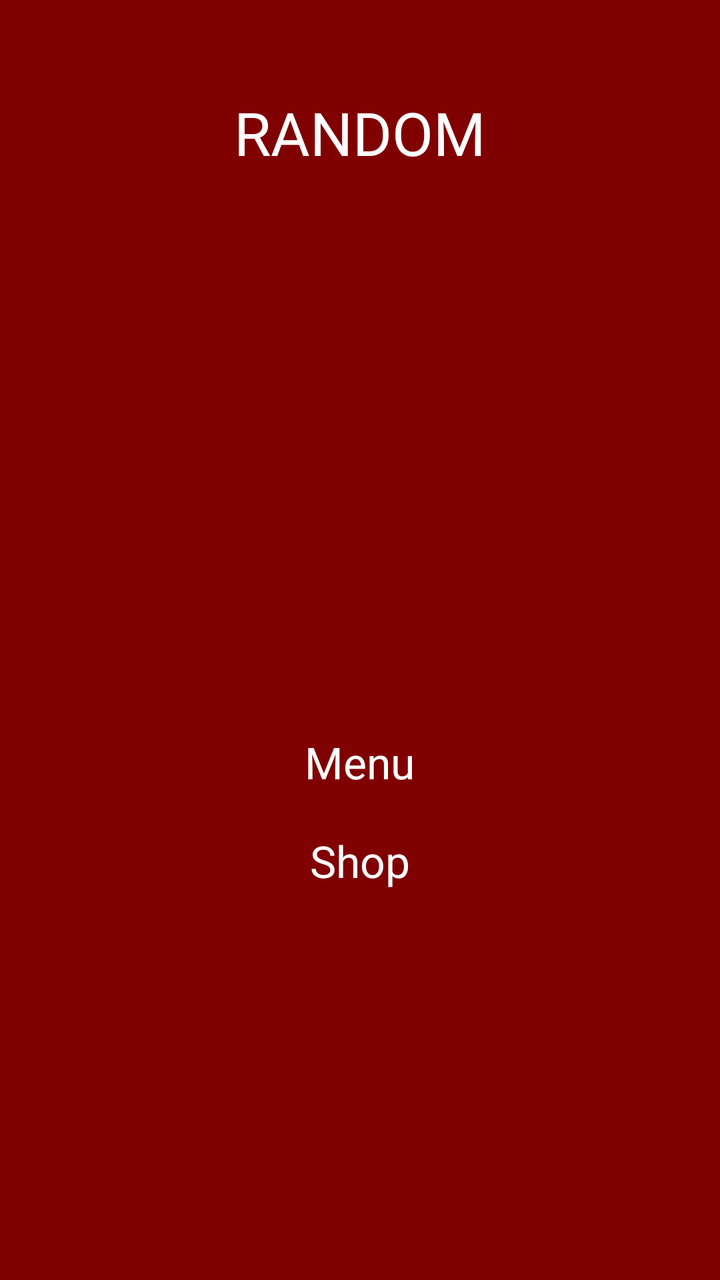
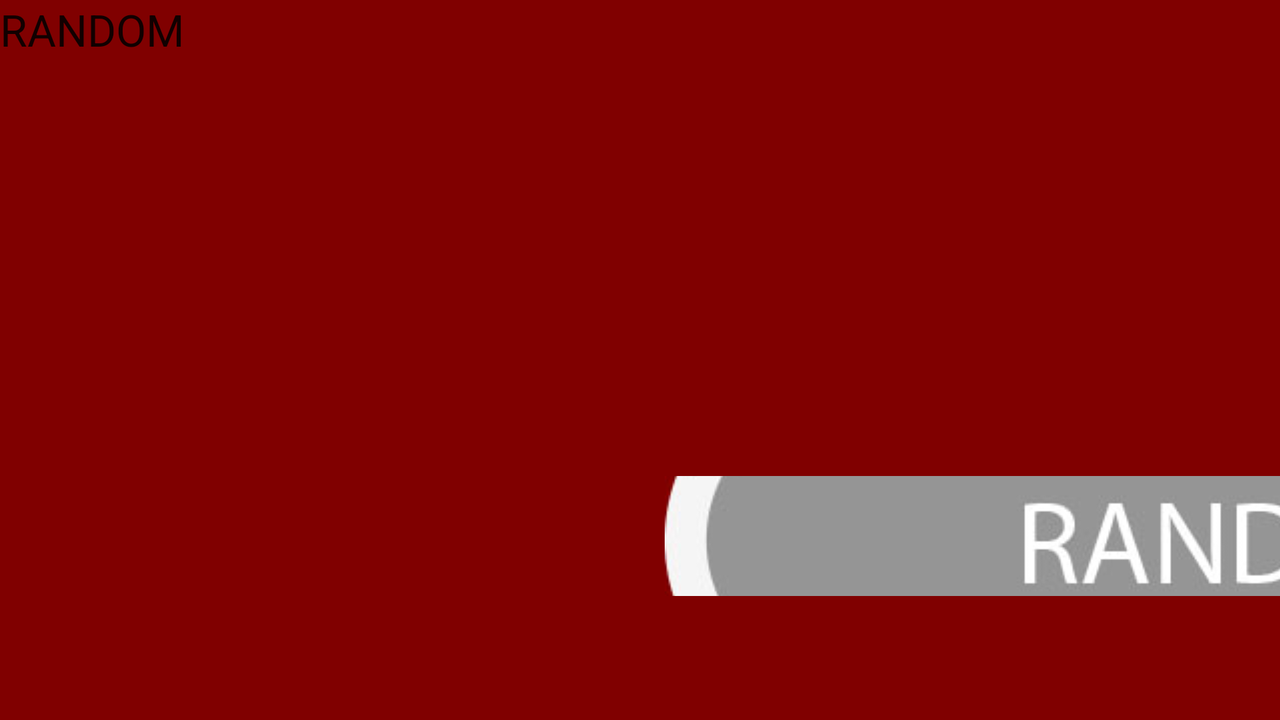

The same Android screen from two of the app's own layout files: first res/layout/ as a phone draws it, then the author's variant for another configuration, drawn on a device whose configuration selects that folder. Both files follow.
<!-- AndroidManifest.xml: application theme Theme.AppCompat.Light.NoActionBar -->
<!-- res/layout/content_random.xml -->
<?xml version="1.0" encoding="utf-8"?>
<LinearLayout xmlns:android="http://schemas.android.com/apk/res/android"
    xmlns:tools="http://schemas.android.com/tools"
    xmlns:app="http://schemas.android.com/apk/res-auto" android:layout_width="match_parent"
    android:layout_height="match_parent" android:paddingLeft="@dimen/activity_horizontal_margin"
    android:paddingRight="@dimen/activity_horizontal_margin"
    android:paddingTop="@dimen/activity_vertical_margin"
    android:paddingBottom="@dimen/activity_vertical_margin"
    app:layout_behavior="@string/appbar_scrolling_view_behavior"
    tools:showIn="@layout/activity_random"
    tools:context="com.example.phanthilasaengthong.icanteen.Random"
    android:orientation="vertical"
    android:background="#800000"
    android:weightSum="1">

    <TextView
        android:layout_width="wrap_content"
        android:layout_height="wrap_content"
        android:textAppearance="?android:attr/textAppearanceLarge"
        android:text="@string/RANDOM"
        android:id="@+id/random_title"
        android:textColor="#ffffff"
        android:textSize="30dp"
        android:layout_gravity="center"
        android:layout_marginTop="46dp"
        android:layout_alignParentTop="true"
        android:layout_centerHorizontal="true" />

    <ImageView
        android:layout_width="200dp"
        android:layout_height="200dp"
        android:id="@+id/image_random"
        android:layout_gravity="center_horizontal"
        android:layout_marginTop="30dp"
        android:layout_marginBottom="30dp"
        android:visibility="visible" />

    <TextView
        android:layout_width="wrap_content"
        android:layout_height="wrap_content"
        android:textAppearance="?android:attr/textAppearanceLarge"
        android:text="Menu"
        android:id="@+id/menu_random"
        android:layout_gravity="center_horizontal"
        android:layout_marginTop="20dp"
        android:textColor="#ffffff" />

    <TextView
        android:layout_width="wrap_content"
        android:layout_height="wrap_content"
        android:textAppearance="?android:attr/textAppearanceLarge"
        android:text="Shop"
        android:id="@+id/random_shop"
        android:layout_gravity="center_horizontal"
        android:layout_marginTop="20dp"
        android:textColor="#ffffff" />


</LinearLayout>
<!-- res/layout/activity_random.xml (included above) -->
<?xml version="1.0" encoding="utf-8"?>
<android.support.design.widget.CoordinatorLayout
    xmlns:android="http://schemas.android.com/apk/res/android"
    xmlns:app="http://schemas.android.com/apk/res-auto"
    xmlns:tools="http://schemas.android.com/tools" android:layout_width="match_parent"
    android:layout_height="match_parent" android:fitsSystemWindows="true"
    tools:context="com.example.phanthilasaengthong.icanteen.Random">

    <android.support.design.widget.AppBarLayout android:layout_height="wrap_content"
        android:layout_width="match_parent" android:theme="@style/AppTheme.AppBarOverlay">

    </android.support.design.widget.AppBarLayout>

    <include layout="@layout/content_random" />

</android.support.design.widget.CoordinatorLayout>
<!-- resources referenced by this layout -->
<resources>
  <string name="RANDOM">RANDOM</string>
  <style name="AppTheme.AppBarOverlay" parent="ThemeOverlay.AppCompat.Dark.ActionBar" />
</resources>
<!-- res/layout-land/content_random.xml (the author's variant of the layout above) -->
<!-- drawn on the phone turned sideways -->
<?xml version="1.0" encoding="utf-8"?>
<LinearLayout xmlns:android="http://schemas.android.com/apk/res/android"
    android:orientation="vertical" android:layout_width="match_parent"
    android:layout_height="match_parent"
    android:background="#800000"
    android:weightSum="1">

    <GridLayout
        android:layout_width="match_parent"
        android:layout_height="match_parent">

        <TextView
            android:layout_width="wrap_content"
            android:layout_height="wrap_content"
            android:textAppearance="?android:attr/textAppearanceLarge"
            android:text="RANDOM"
            android:id="@+id/random_title"
            android:layout_row="0"
            android:layout_column="10" />

        <TextView
            android:layout_width="wrap_content"
            android:layout_height="wrap_content"
            android:textAppearance="?android:attr/textAppearanceLarge"
            android:text="Menu"
            android:id="@+id/menu_random"
            android:layout_row="1"
            android:layout_column="13" />

        <TextView
            android:layout_width="wrap_content"
            android:layout_height="wrap_content"
            android:textAppearance="?android:attr/textAppearanceLarge"
            android:text="Shop"
            android:id="@+id/random_shop"
            android:layout_row="2"
            android:layout_column="13" />

        <ImageView
            android:layout_width="240dp"
            android:layout_height="240dp"
            android:id="@+id/image_random"
            android:layout_row="3"
            android:layout_column="11"
            android:visibility="visible"/>

        <ImageButton
            android:id="@+id/button"
            android:layout_width="wrap_content"
            android:layout_height="60dp"
            android:src="@drawable/random"
            android:background="800000"
            android:layout_marginBottom="59dp"
            android:layout_alignParentBottom="true"
            android:layout_centerHorizontal="true"
            android:layout_marginTop="150dp"
            android:onClick="newRandom"/>

    </GridLayout>
</LinearLayout>
<!-- resources referenced by the variant -->
<!-- as the phone turned sideways resolves them -->
<resources>
  <!-- drawable random: jpg bitmap (drawable-mdpi, 30931 bytes) -->
</resources>
